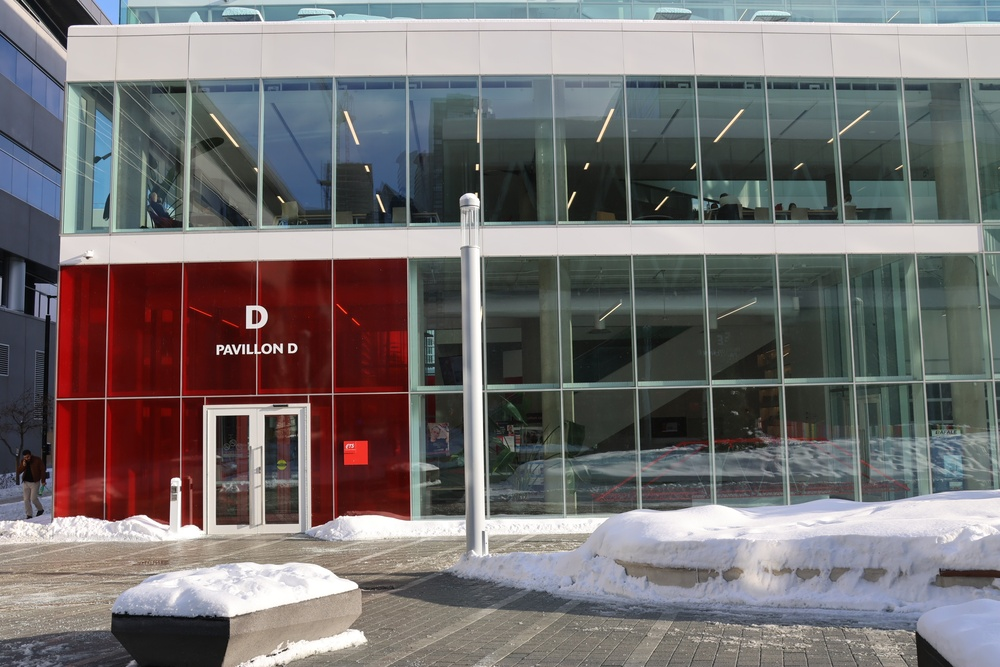
#> input picture Images/3/1.JPG, 1000 x 667 px, shrunk from 2400 x 1600 before the run, found by its file name
$ python features_detection.py
#> lines starting #> are read from the running program, lines starting #| are printed output that depends on the picture
import cv2
import numpy as np

img = cv2.imread('images_1/1/1.jpg')
#> img is the input picture: shape (667, 1000, 3); mean B, G, R 113.4, 112.9, 116.9
gray = cv2.cvtColor(img, cv2.COLOR_BGR2GRAY)
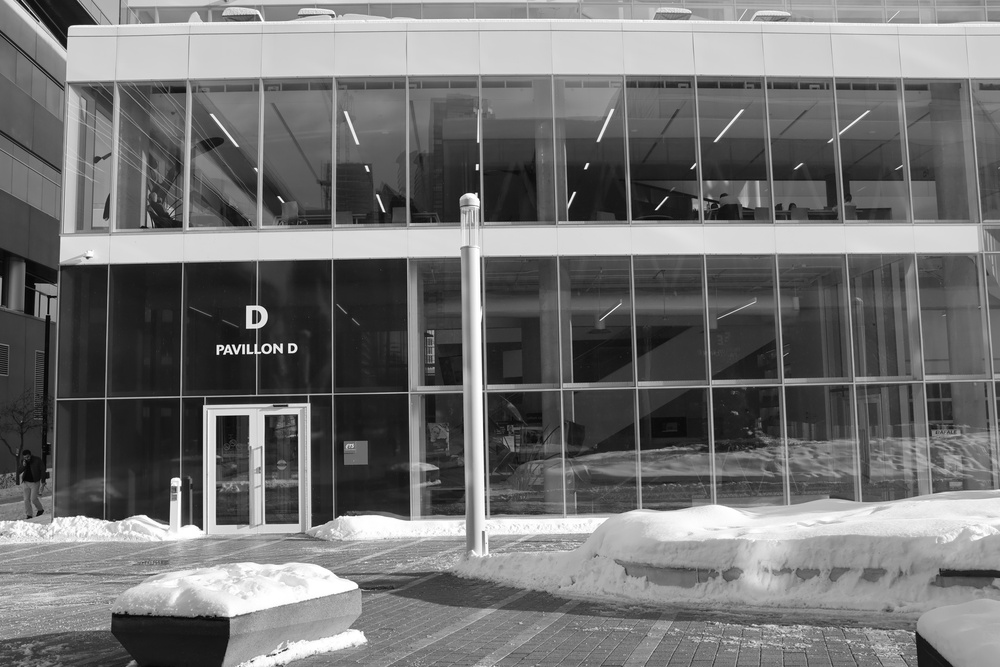
#> gray: shape (667, 1000); min 1, max 255, mean 114.2

sift = cv2.SIFT_create()
kp = sift.detect(gray, None) # Detection
#> kp = 2591 keypoints; strongest (x, y, size): (233, 346, 1.9), (292, 348, 2.6), (218, 353, 2), (266, 348, 3)

img = cv2.drawKeypoints(gray, kp, img, flags=cv2.DRAW_MATCHES_FLAGS_DRAW_RICH_KEYPOINTS)
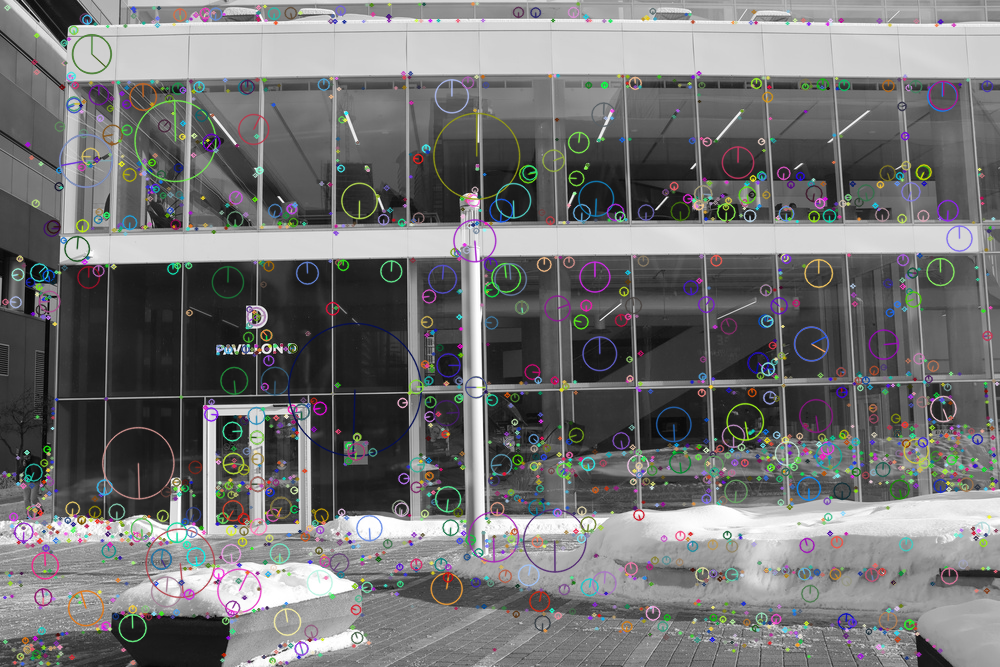
#> img: shape (667, 1000, 3); mean B, G, R 115.8, 115.6, 115.6

cv2.imwrite('images_1/1/sift_keypoints_image1.jpg', img)

$ run again, with Images/3/2.JPG copied over Images/3/1.JPG
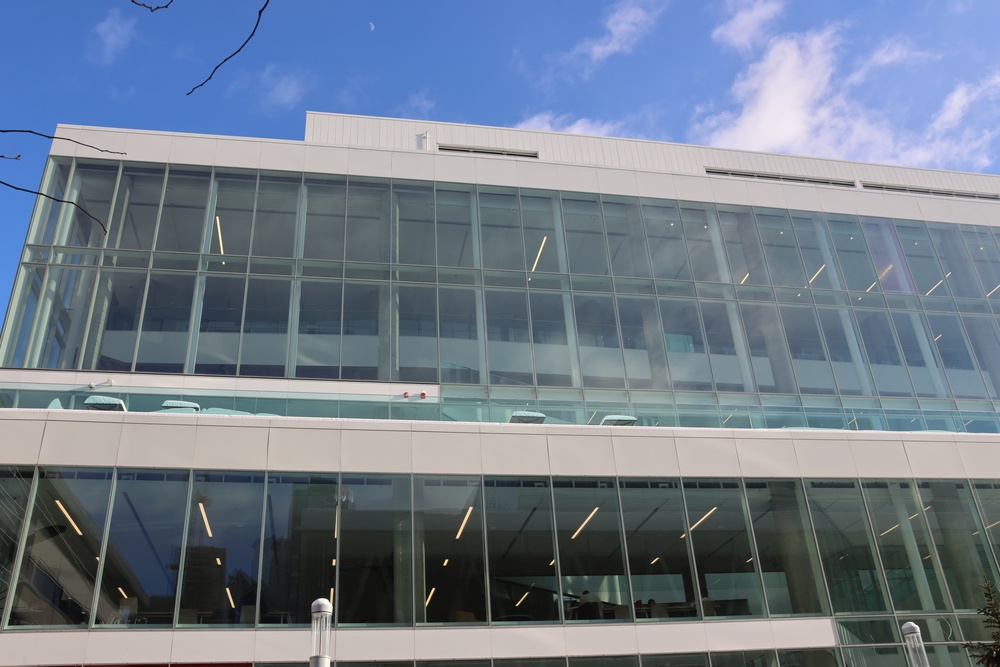
#> input picture Images/3/2.JPG, 1000 x 667 px, shrunk from 2400 x 1600 before the run, found by its file name
#> img is the input picture: shape (667, 1000, 3); mean B, G, R 139.9, 124.7, 112.5
#> `gray = cv2.cvtColor(img, cv2.COLOR_BGR2GRAY)`:
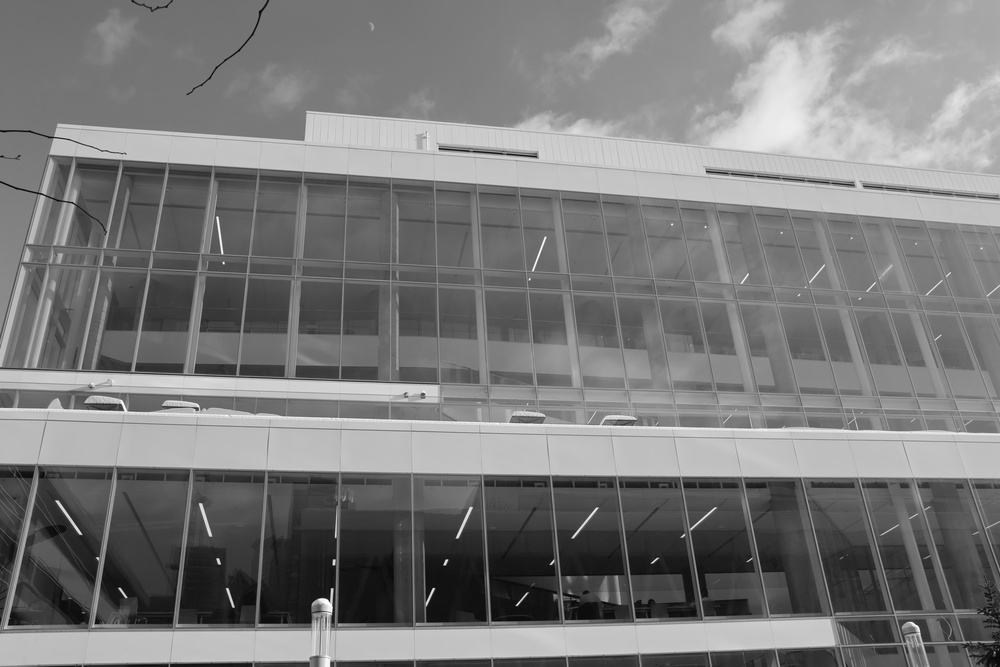
#> gray: shape (667, 1000); min 3, max 254, mean 122.8
#> kp = 1014 keypoints; strongest (x, y, size): (433, 589, 2), (445, 564, 2.1), (446, 561, 2.2), (332, 589, 2)
#> `img = cv2.drawKeypoints(gray, kp, img, flags=cv2.DRAW_MATCHES_FLAGS_DR..`:
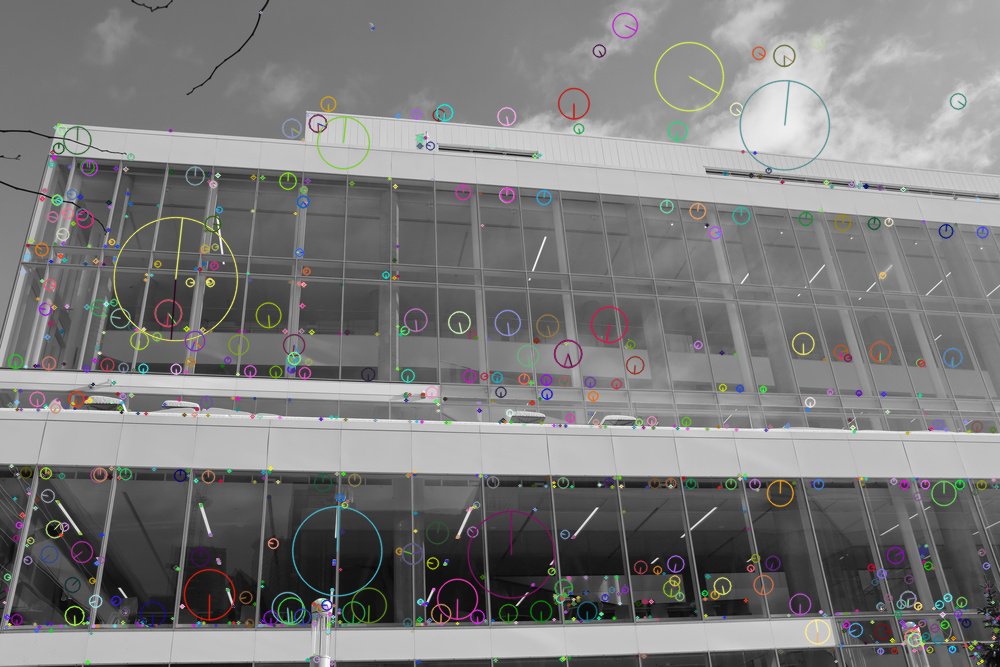
#> img: shape (667, 1000, 3); mean B, G, R 123.7, 123.9, 124.2

$ run again, with Images/3/3.JPG copied over Images/3/1.JPG
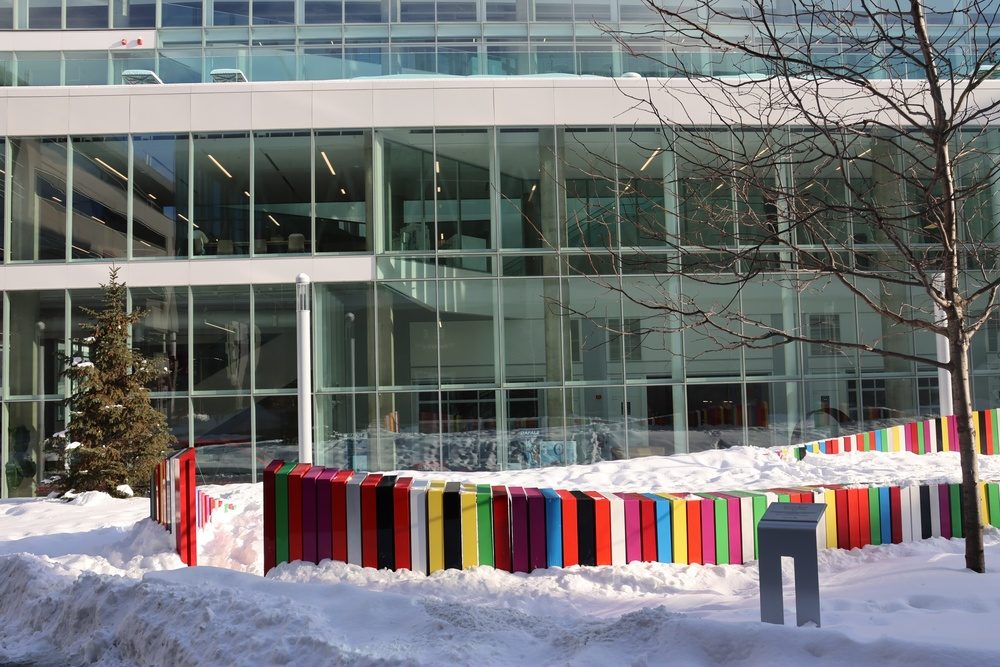
#> input picture Images/3/3.JPG, 1000 x 667 px, shrunk from 2400 x 1600 before the run, found by its file name
#> img is the input picture: shape (667, 1000, 3); mean B, G, R 117.2, 117, 115.7
#> `gray = cv2.cvtColor(img, cv2.COLOR_BGR2GRAY)`:
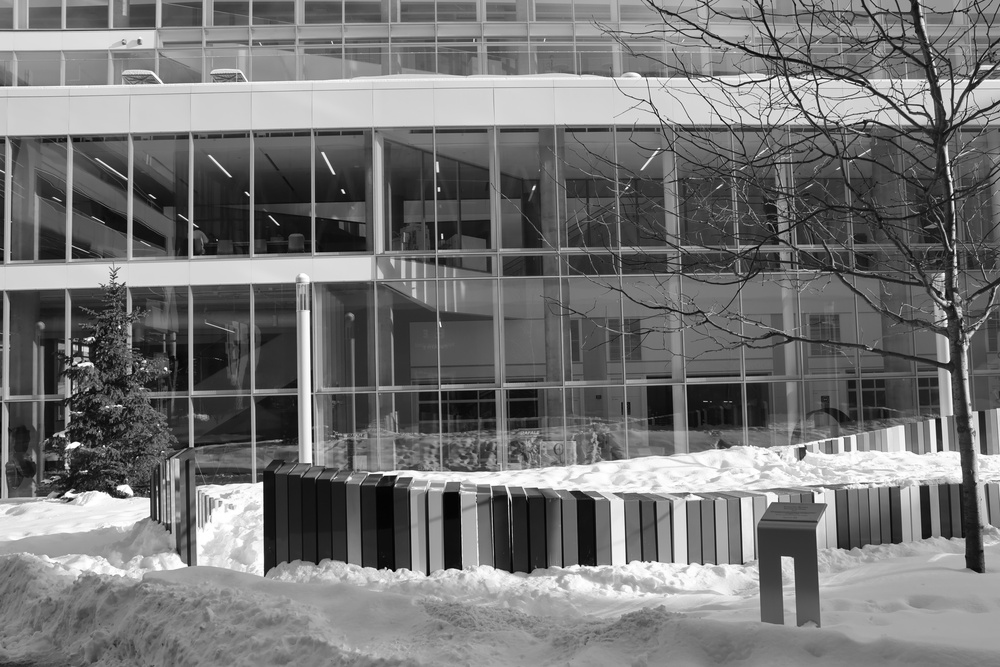
#> gray: shape (667, 1000); min 0, max 255, mean 116.6
#> kp = 4277 keypoints; strongest (x, y, size): (343, 191, 2.4), (166, 368, 2), (75, 444, 4.5), (119, 327, 1.9)
#> `img = cv2.drawKeypoints(gray, kp, img, flags=cv2.DRAW_MATCHES_FLAGS_DR..`:
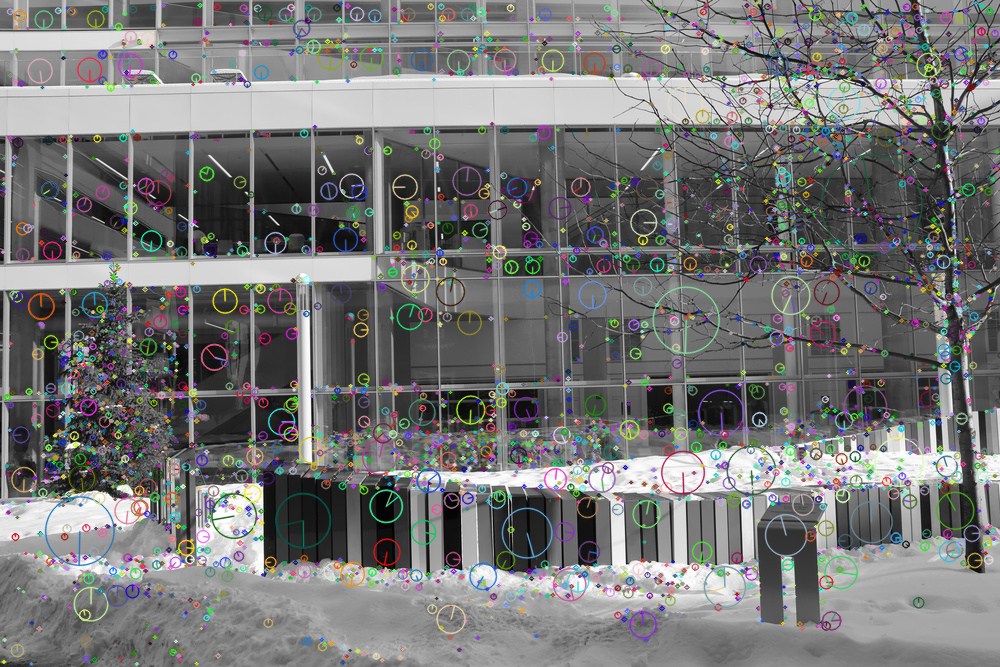
#> img: shape (667, 1000, 3); mean B, G, R 118.5, 118.8, 118.4

$ run again, with Images/3/4.JPG copied over Images/3/1.JPG
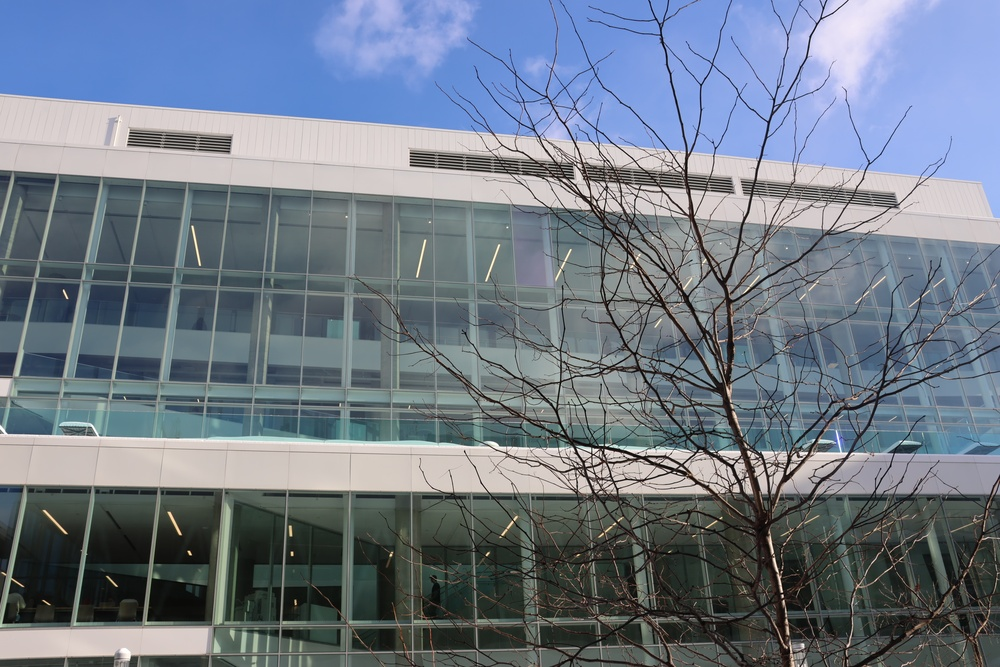
#> input picture Images/3/4.JPG, 1000 x 667 px, shrunk from 2400 x 1600 before the run, found by its file name
#> img is the input picture: shape (667, 1000, 3); mean B, G, R 135.7, 122.2, 111.4
#> `gray = cv2.cvtColor(img, cv2.COLOR_BGR2GRAY)`:
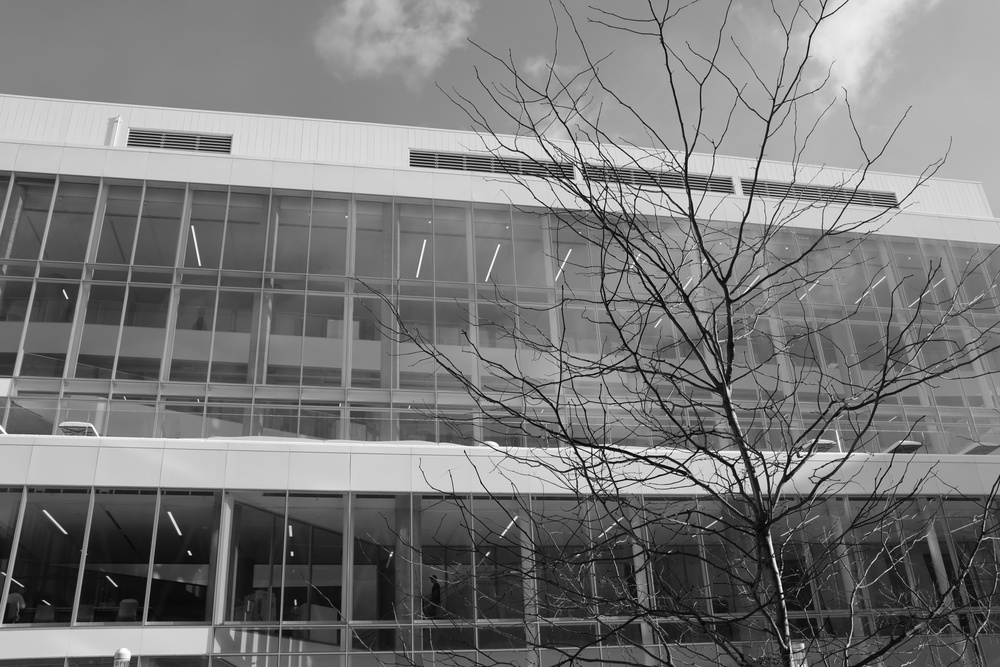
#> gray: shape (667, 1000); min 0, max 255, mean 120.5
#> kp = 2957 keypoints; strongest (x, y, size): (782, 596, 1.9), (189, 553, 2.6), (292, 554, 2.4), (781, 591, 2)
#> `img = cv2.drawKeypoints(gray, kp, img, flags=cv2.DRAW_MATCHES_FLAGS_DR..`:
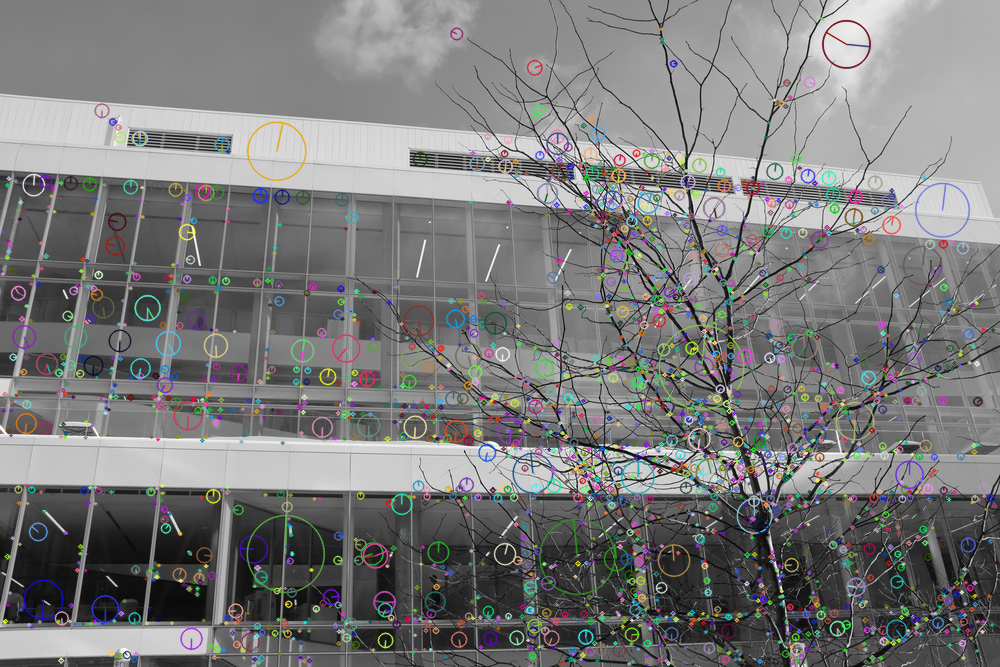
#> img: shape (667, 1000, 3); mean B, G, R 122.3, 122.4, 122.3
